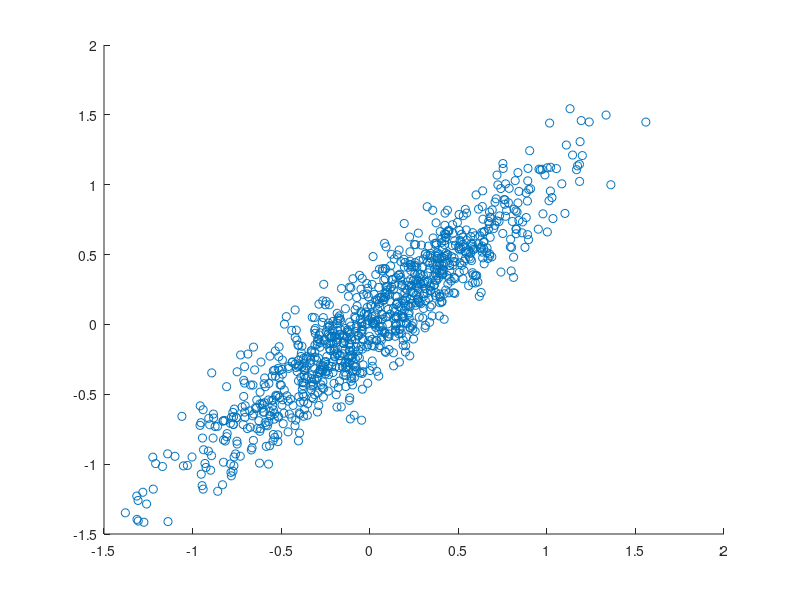

Source code (MATLAB):
%% Ej 1
x=randn(1000,1);
y=-x+randn(1000,1);
% y=x;
% y=randn(1e3,1);
scatter(x,y)
%% Ej 2
U=2*randn(1000,1);
V=0.5*randn(1000,1);
a=0;b=.1;c=1;d=1;
x=a*U+c*V;
y=b*U+d*V;
scatter(x,y)
%% Ej 3 calcular la funcion inversa

%% Ej 4
